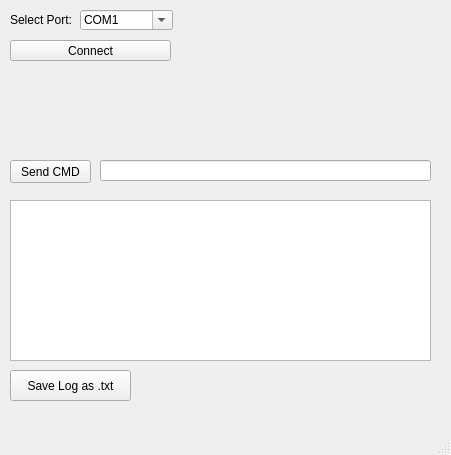
<?xml version="1.0" encoding="UTF-8"?>
<ui version="4.0">
 <class>MainWindow</class>
 <widget class="QMainWindow" name="MainWindow">
  <property name="geometry">
   <rect>
    <x>0</x>
    <y>0</y>
    <width>451</width>
    <height>455</height>
   </rect>
  </property>
  <property name="windowTitle">
   <string>MainWindow</string>
  </property>
  <widget class="QWidget" name="centralwidget">
   <widget class="QPushButton" name="pushButton">
    <property name="geometry">
     <rect>
      <x>10</x>
      <y>160</y>
      <width>81</width>
      <height>23</height>
     </rect>
    </property>
    <property name="text">
     <string>Send CMD</string>
    </property>
   </widget>
   <widget class="QLineEdit" name="lineEdit">
    <property name="geometry">
     <rect>
      <x>100</x>
      <y>160</y>
      <width>331</width>
      <height>21</height>
     </rect>
    </property>
   </widget>
   <widget class="QTextEdit" name="textEdit">
    <property name="geometry">
     <rect>
      <x>10</x>
      <y>200</y>
      <width>421</width>
      <height>161</height>
     </rect>
    </property>
   </widget>
   <widget class="QPushButton" name="pushButton_2">
    <property name="geometry">
     <rect>
      <x>10</x>
      <y>40</y>
      <width>161</width>
      <height>21</height>
     </rect>
    </property>
    <property name="text">
     <string>Connect</string>
    </property>
   </widget>
   <widget class="QLabel" name="label_14">
    <property name="geometry">
     <rect>
      <x>10</x>
      <y>10</y>
      <width>94</width>
      <height>20</height>
     </rect>
    </property>
    <property name="text">
     <string>Select Port:</string>
    </property>
   </widget>
   <widget class="QComboBox" name="cb_Port">
    <property name="geometry">
     <rect>
      <x>80</x>
      <y>10</y>
      <width>93</width>
      <height>20</height>
     </rect>
    </property>
    <property name="editable">
     <bool>true</bool>
    </property>
    <property name="currentText">
     <string>COM1</string>
    </property>
    <item>
     <property name="text">
      <string>COM1</string>
     </property>
    </item>
    <item>
     <property name="text">
      <string>COM2</string>
     </property>
    </item>
    <item>
     <property name="text">
      <string>COM3</string>
     </property>
    </item>
    <item>
     <property name="text">
      <string>COM4</string>
     </property>
    </item>
    <item>
     <property name="text">
      <string>COM5</string>
     </property>
    </item>
   </widget>
   <widget class="QPushButton" name="pushButton_5">
    <property name="geometry">
     <rect>
      <x>10</x>
      <y>370</y>
      <width>121</width>
      <height>31</height>
     </rect>
    </property>
    <property name="text">
     <string>Save Log as .txt</string>
    </property>
   </widget>
  </widget>
  <widget class="QMenuBar" name="menubar">
   <property name="geometry">
    <rect>
     <x>0</x>
     <y>0</y>
     <width>451</width>
     <height>21</height>
    </rect>
   </property>
  </widget>
  <widget class="QStatusBar" name="statusbar"/>
 </widget>
 <resources/>
 <connections/>
</ui>
